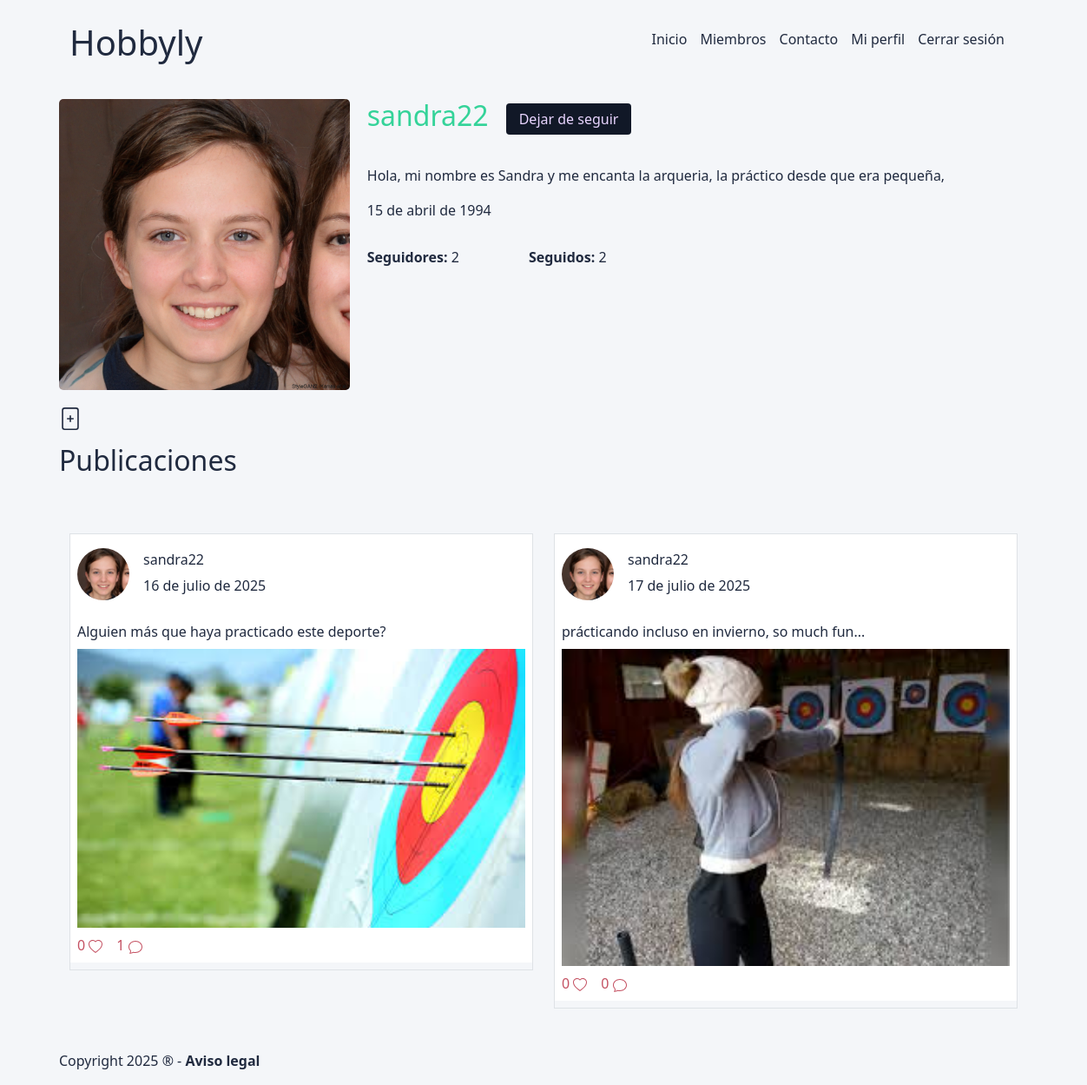
The page /perfil/1/ (signed in) on the database its author committed.
### profiles/models.py (models this page shows, shortened)
class UserProfile(models.Model):
    user = models.OneToOneField(User, on_delete=models.CASCADE, related_name='profile')
    profile_picture = models.ImageField(upload_to='profile_pictures/', blank=True, null=True, verbose_name='Imagen de perfil')
    bio = models.TextField(max_length=500, blank=True, verbose_name='Biografía')
    birth_date = models.DateField(null=True, blank=True, verbose_name='Fecha de nacimiento')
    followers = models.ManyToManyField('self',symmetrical=False, related_name='following', through='Follow')
    class Meta:
        verbose_name = 'Perfil'
        verbose_name_plural = 'Perfiles'

### posts/models.py (models this page shows, shortened)
class Post(models.Model):
    user = models.ForeignKey(User, on_delete=models.CASCADE, related_name='posts', verbose_name='Usuario')
    image = models.ImageField(upload_to='posts_images/', verbose_name='Imagen')
    caption = models.TextField(max_length=500, blank=True, verbose_name='Descripción')
    created_at = models.DateField(auto_now_add=True, verbose_name='Fecha de publicación')
    likes = models.ManyToManyField(User, related_name='liked_posts',blank=True, verbose_name='Núm. de likes')
    class Meta:
            verbose_name = 'Post'
            verbose_name_plural = 'Posts'

### profiles/views.py (the view, shortened to what this page needs)
# urls.py: path('perfil/<pk>/', ProfileDetailView.as_view(), name='profile_detail'),
@method_decorator(login_required, name='dispatch')
class ProfileDetailView(DetailView, FormView):
    model = UserProfile
    template_name = "profiles/profile_detail.html"
    context_object_name = 'profile'
    form_class = ProfileFollow
    def get_initial(self):
        self.initial['profile_pk'] = self.get_object().pk
        return super().get_initial()
    def get_context_data(self, **kwargs):
        context = super().get_context_data(**kwargs)
        following = Follow.objects.filter(follower=self.request.user.profile, following=self.get_object()).exists()
        context['following'] = following
        return context

### hobbyly/templates/profiles/profile_detail.html (shortened to what this page needs)
{% extends 'core/layout.html' %}
{% load crispy_forms_tags %}
{% block page_content %}
<div class="profile">
    <div class="profile-img">
        {% if profile.profile_picture %}
        <img src="{{profile.profile_picture.url}}" alt="">
        {% else %}
        <img src="/img/sin_imagen.jpg" alt="">
        {% endif %}
    </div>
    <div class="profile-info">
        <div class="name-follow">
            <h2>{{profile.user.username}} </h2>
            {% if profile.user != request.user %}
                <form method="post">
                {% if following %}
                <button type="submit">Dejar de seguir</button>
                {% else %}
                <button type="submit">Seguir</button>
                {% endif %}
                </form>
            {% endif %}
        </div>
        <p>{{profile.bio|default_if_none:'sin información'}} </p>
        <p>{{profile.birth_date|default_if_none:'sin información'}} </p>
        <div class="seguidores">
            <p><span>Seguidores:</span> {{profile.following.count}} </p>
            <p><span>Seguidos:</span> {{profile.followers.count}} </p>
        </div>
    </div>
</div>
<div class="profile-edit">
    <p><a href="{% url 'post_create' %}"></a></p>
</div>
<section>
    <h2>Publicaciones</h2>
    <div class="d-flex col-12">
        {% for post in profile.user.posts.all  %}
        <div class="container mt-5 mb-5" style="max-width: 65%;">
            <div class="d-flex justify-content-center row ">
                    <div class="feed col-12">
                        <div class="feed-post mt-2 border h-100">
                            <div class="p-2 bg-white">
                                <div class="d-flex flex-row justify-content-between align-items-start profile">
                                    <div class="d-flex align-items-center gap-3 mb-4 mt-2"><img class="rounded-circle img-responsive" src="{{post.user.profile.profile_picture.url}}" width="60" height="60">
                                        <div class="d-flex flex-column ml-2">
                                            <h6>{{post.user.username}}</h6><span class="time">{{post.created_at}}</span></div>
                                    </div></div>
                                <div class="profile-content"><span class="d-flex mb-2"> {{post.caption }}</span>
                                    <div class="content-image" >
                                        <img width="100%"  src="{{post.image.url}}" style="object-fit:cover;">
                                    </div>
                                </div>
                                <div class="profile-engagements mt-2 d-flex gap-3">
                                    <span>
                                        <a class="likedButton" href="{%url 'liked_post' post.pk %}">
                                            <span>{{post.likes.all.count}}</span>
                                        </a>
                                    </span>
                                    <span class="comentarios">
                                        {{post.comments.all.count}} <a href="{% url 'post_detail' post.pk %}"></a>
                                    </span>
                                </div>
                            </div>
                        </div>
                    </div>
            </div>
        </div>
    {% endfor %}
    </div>
</section>
{% endblock %}

### hobbyly/templates/core/layout.html (shortened to what this page needs)
{% load sass_tags %}
{% load static %}
<!DOCTYPE html>
<html lang="es">
<head>
    <link href="https://cdn.jsdelivr.net/npm/bootstrap@5.3.3/dist/css/bootstrap.min.css" rel="stylesheet">
    <link rel="stylesheet" href="{% static 'css/main.css' %}">
</head>
<body>
    <div class="container">
        {% include '_includes/_header.html' %}
        <main>
        {% block page_content %}
        {% endblock %}
        </main>
        {% include '_includes/_footer.html' %}
    </div>
</body>
</html>

### hobbyly/templates/_includes/_header.html (shortened to what this page needs)
<header>
    <div class="container header">
        <h1>Hobbyly</h1>
        <nav class="main-menu">
            <ul>
                <li><a href="{% url 'home' %}">Inicio</a></li>
                <li><a href="{% url 'profile_list' %}">Miembros</a></li>
                <li><a href="{% url 'contact' %}">Contacto</a></li>
                {% if request.user.is_authenticated %}
                <li><a href="{% url 'profile_detail' request.user.profile.pk %}">Mi perfil</a></li>
                <li><a href="{% url 'logout' %}">Cerrar sesión</a></li>
                {% endif %}
            </ul>
        </nav>
    </div>
</header>

### hobbyly/templates/_includes/_footer.html
<footer>
    <p>
        Copyright 2025 ® - <a href="{% url 'legal' %}">Aviso legal</a>
    </p>
</footer>

### static/css/main.css (style rules this page uses)
body { position: relative; padding-bottom: 3em; min-height: 100vh; background-color: #F4F6F9; color: #202a3f; max-width: 100%; }
body footer { position: absolute; bottom: 0; width: 100%; }
.header { display: flex; justify-content: space-between; align-items: center; margin-top: 25px; margin-bottom: 25px; }
.header .main-menu ul { display: flex; }
.header .main-menu ul li { list-style: none; padding-right: 15px; }
.header .main-menu ul li a { text-decoration: none; color: #202a3f; }
.likedButton { text-decoration: none; color: #c45061; }
.comentarios { color: #c45061; }
.comentarios a { color: #c45061; }
button { border: none; padding-top: 6px; padding-bottom: 6px; padding-left: 15px; padding-right: 15px; background-color: #111827; color: #E9D5FF; border-radius: 4px; }
.profile { display: grid; grid-template-columns: 30% 1fr; gap: 20px; }
.profile .profile-info .name-follow { display: flex; gap: 20px; align-items: center; margin-bottom: 30px; }
.profile .profile-info .name-follow h2 { color: #34D399; }
.profile .profile-img img { max-width: 100%; border-radius: 5px; }
.profile .seguidores { margin-top: 30px; display: flex; gap: 80px; }
.profile .seguidores span { font-weight: 600; }
.profile-edit { display: flex; gap: 20px; margin-top: 20px; }
.profile-edit a { text-decoration: none; color: #202a3f; font-weight: 600; }
footer a { text-decoration: none; color: #202a3f; font-weight: 600; }

### rows shown on the page
UserProfile: profile_picture (picture), user.username "sandra22", bio "Hola, mi nombre es Sandra y me encanta la arqueria, la práctico desde que era pequeña,", birth_date "15 de abril de 1994", following.count "2", followers.count "2"
Post: user.profile.profile_picture (picture), user.username "sandra22", created_at "16 de julio de 2025", caption "Alguien más que haya practicado este deporte?", image (picture), likes.all.count "0", comments.all.count "1"
Post: user.profile.profile_picture (picture), user.username "sandra22", created_at "17 de julio de 2025", caption "prácticando incluso en invierno, so much fun...", image (picture), likes.all.count "0", comments.all.count "0"
